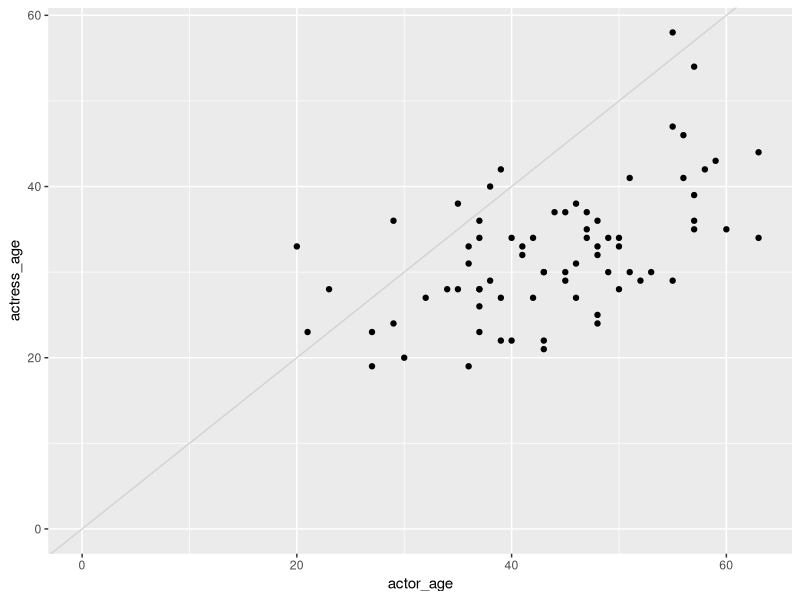
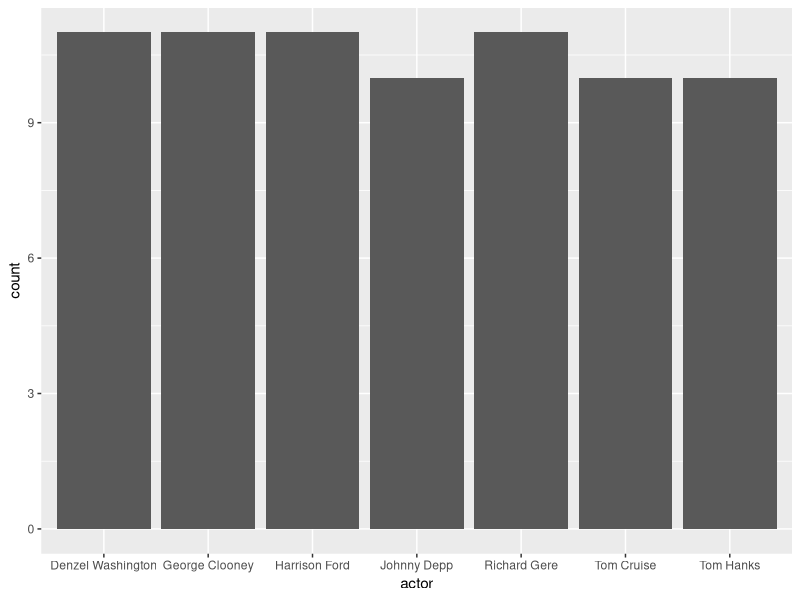
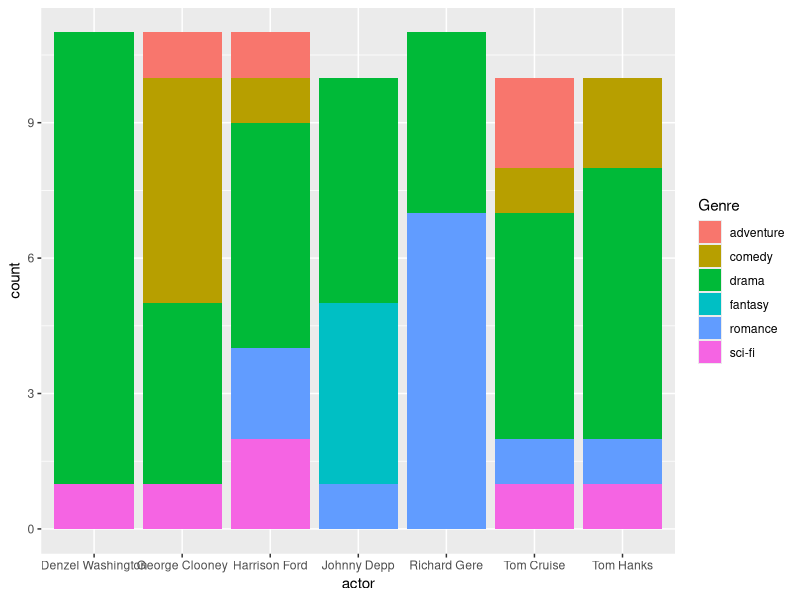
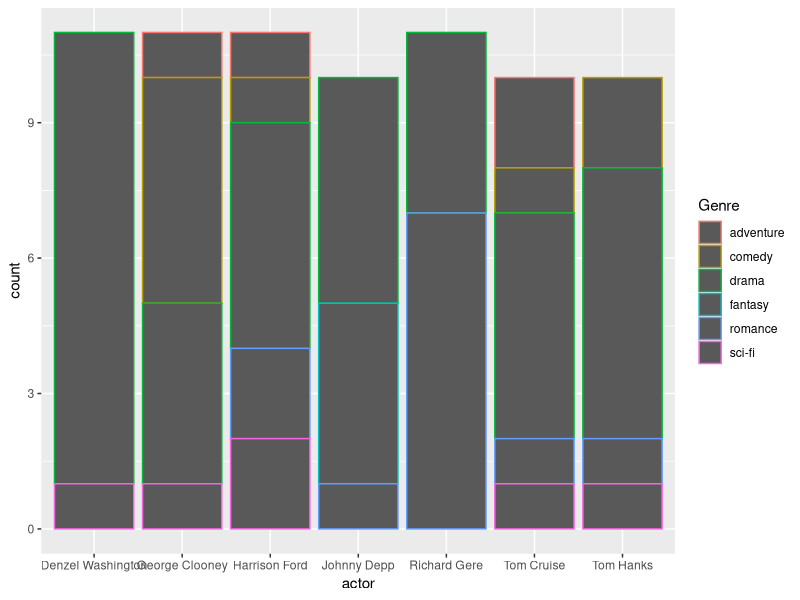
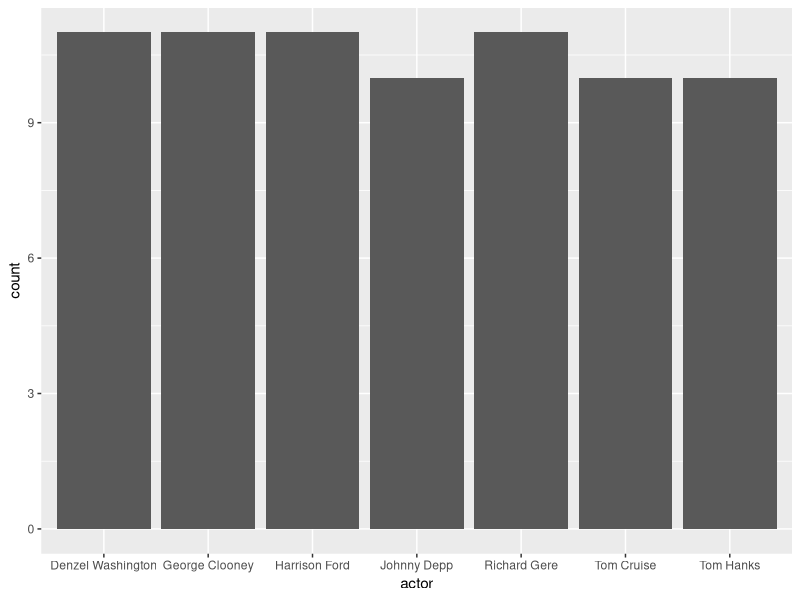
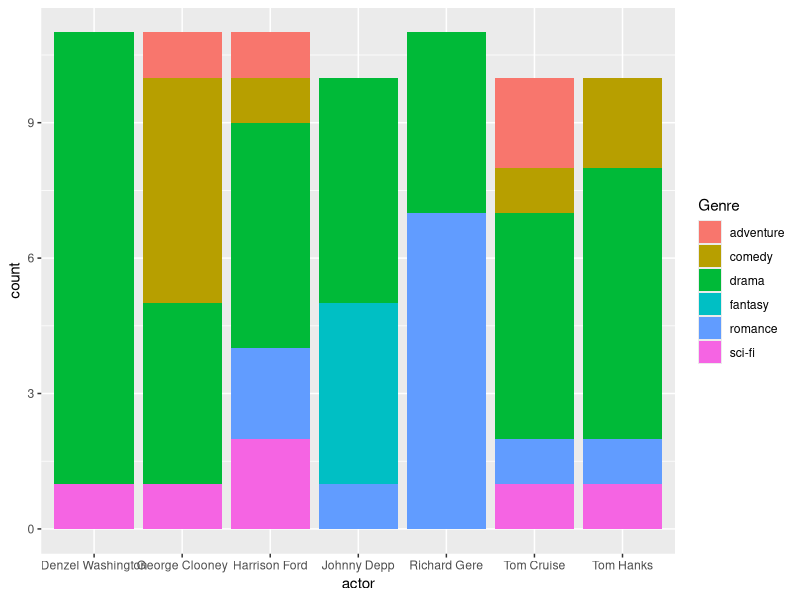
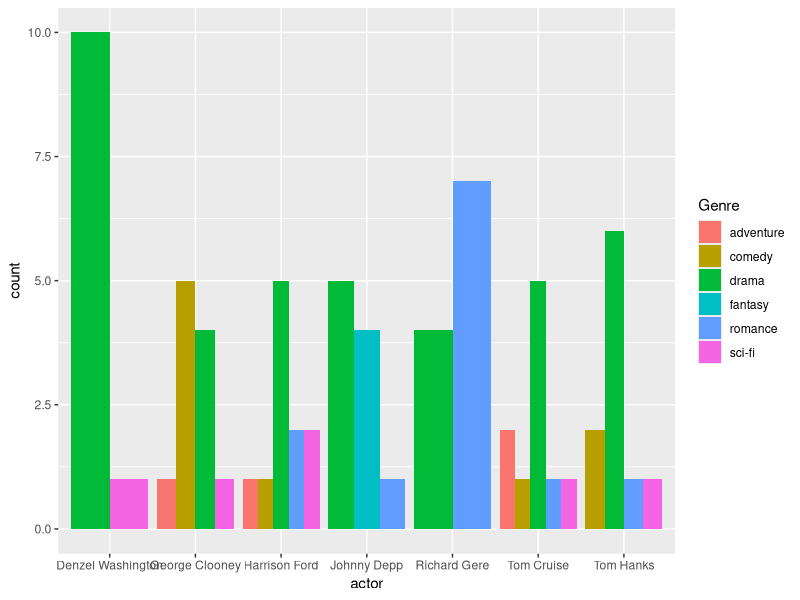
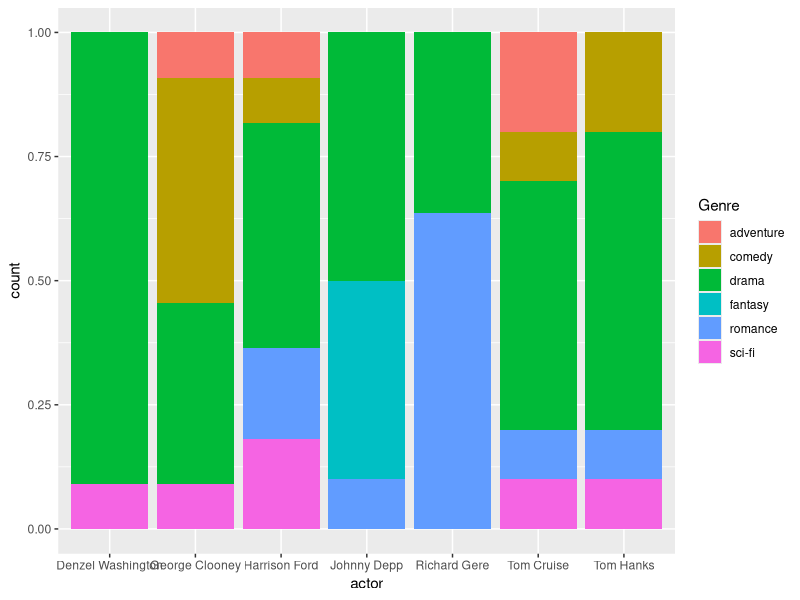

Source code (R) for these figures, in order:
## ---- chunk 1
library(readr)

ages <- read_csv("data/ages.csv")


## ---- chunk 2
head(ages)
## ---- chunk 3
library(ggplot2)
## ---- chunk 4
ggplot(data=ages) +
   geom_point(mapping=aes(x=actor_age, y=actress_age)) + 
   expand_limits(x = 0, y = 0) +
   geom_abline(intercept=0, col="light gray") 
## ---- chunk 5

head(ages)

## ---- chunk 6
ggplot(ages,
    aes(x=actor)) +
    geom_bar()
## ---- chunk 7
ggplot(data=ages,
  aes(x=actor, fill=Genre)) +
  geom_bar()
## ---- chunk 8
ggplot(data=ages,
  aes(x=actor, color=Genre)) +
  geom_bar()
## ---- chunk 9
ggplot(data=ages,
  aes(x=actor), fill=Genre) +
  geom_bar()
## ---- chunk 10
ggplot(data=ages,
  aes(x=actor, fill=Genre)) +
  geom_bar()
## ---- chunk 11
ggplot(data=ages,
  aes(x=actor, fill=Genre)) +
  geom_bar(position="dodge")
## ---- chunk 12
ggplot(data=ages,
  aes(x=actor, fill=Genre)) +
  geom_bar(position="fill")
## ---- chunk 13
ggplot(ages, aes(x=actor, y=actress_age)) +
  geom_boxplot()
## ---- chunk 14
ggplot(ages, aes(x=actor, y=actress_age)) +
  geom_violin()
## ---- chunk 15
ggplot(data=ages, aes(x=actor_age)) +
  geom_histogram(binwidth=1)
## ---- chunk 16
ggplot(data=ages, aes(x=actor_age)) +
  geom_histogram() + scale_x_log10()
## ---- chunk 17
ggplot(data=ages,
  aes(x=actress_age)) +
  geom_density(fill="red")
## ---- chunk 18
ggplot(data=ages,
  aes(x=actress_age, fill=actor)) +
  geom_density(alpha=.3)
## ---- chunk 19
ggplot(ages,
       aes(x=actress_age, y=Movie)) + geom_point()
## ---- chunk 20
library(dplyr)

avg_age <- ages %>% 
  group_by(actor) %>%
  mutate(age_diff = actor_age-actress_age) %>% 
  summarize(average_age_diff = mean(age_diff))

ggplot(avg_age, aes(x=actor, y=average_age_diff, group=1)) +
  geom_line()
## ---- chunk 21
ggplot(avg_age, aes(x=actor, y=average_age_diff, group=1)) +
  geom_line() +
  geom_point()
## ---- chunk 22
ggplot(ages,
      aes(x=actor_age,
          y=actress_age)) +
  geom_point() +
  geom_smooth()
## ---- chunk 23
ggplot(ages,
      aes(x=actor_age,
          y=actress_age)) +
  geom_point() +
  geom_smooth(method="lm",
              formula=y~x)
## ---- chunk 24
ggplot(data=ages,
       aes(x=actor_age,
           y=actress_age,
           color=actor)) +
  geom_point()
## ---- chunk 25
ggplot(data=ages,
       aes(x=actor_age,
           y=actress_age,
           color=actor,
           shape=Genre)) +
  geom_point()
## ---- chunk 26
ggplot(data=ages,
       aes(x=actor_age,
           y=actress_age,
           color=actor,
           shape=actor)) +
  geom_point()
## ---- chunk 27
ggplot(data=ages,
       aes(x=actor_age,
           y=actress_age,
           color=actor,
           size=budget)) +
  geom_point()
## ---- chunk 28
ggplot(data = avg_age, aes(x= actor, y=average_age_diff)) +
    geom_bar(stat="identity") +
    coord_flip()
## ---- chunk 29
ggplot(data=ages) +
   geom_point(mapping=aes(x=actor_age, y=actress_age)) + 
   expand_limits(x = 0, y = 0) +
   geom_abline(intercept=0, col="light gray") +
   facet_grid(Genre~actor)
## ---- chunk 30
ggplot(data=ages) +
   geom_point(mapping=aes(x=actor_age, y=actress_age, size=budget)) + 
   expand_limits(x = 0, y = 0) +
   geom_abline(intercept=0, col="light gray") +
   facet_grid(Genre~actor)
## ---- chunk 31
ggplot(data=ages) +
   geom_point(mapping=aes(x=actor_age, y=actress_age)) + 
   expand_limits(x = 0, y = 0) +
   geom_abline(intercept=0, col="light gray") +
   facet_grid(.~actor)
## ---- chunk 32
ggplot(data=ages) +
   geom_point(mapping=aes(x=actor_age, y=actress_age)) + 
   expand_limits(x = 0, y = 0) +
   geom_abline(intercept=0, col="light gray") +
   facet_grid(actor~.)
## ---- chunk 33
ggplot(data=ages) +
   geom_point(mapping=aes(x=actor_age, y=actress_age)) + 
   expand_limits(x = 0, y = 0) +
   geom_abline(intercept=0, col="light gray") +
   facet_wrap(~actor, ncol=4)
## ---- chunk 34
ggplot(ages,
      aes(x=actor_age,
          y=actress_age)) +
      geom_point()
## ---- chunk 35
ggplot(ages,
      aes(x=actor_age,
          y=actress_age)) +
      geom_point(aes(color=actor))
## ---- chunk 36
# Let's make a copy of the  minus the actor variable so it can't be faceted

ages_copy <- ages %>% select(-actor)

ggplot(data=ages,
      aes(x=actor_age,
          y=actress_age,
          color=actor)) +
      geom_point(data=ages_copy, color="grey") +
      geom_point() +
      facet_wrap(~actor) +
      theme(legend.position="none") # This removes the legend
